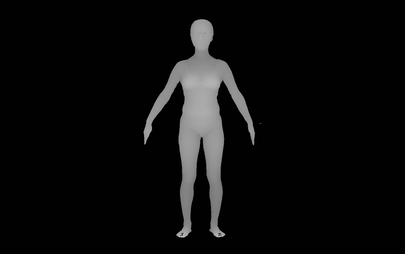
#> input picture test2/DepthMap/여_정면/DepthMap0.bmp, 405 x 254 px, found by its file name
$ python fpfh_p2l.py
#> lines starting #> are read from the running program, lines starting #| are printed output that depends on the picture; after the words box and inside, x2 and y2 are one past the last pixel; in counts of white or black regions, pixels touching at a corner belong together
import numpy as np
import os
import cv2
import open3d as o3d
import copy
import json
from scipy.spatial import cKDTree
import importlib

def create_mask_from_depth(depth_map, threshold_low=0.1, threshold_high=0.9):
    """
    깊이맵에서 이진 마스크를 생성합니다.

    Args:
        depth_map: 정규화된 깊이맵 (0-1 범위)
        threshold_low: 하한 임계값 (이 값 이하는 배경으로 간주)
        threshold_high: 상한 임계값 (이 값 이상은 노이즈로 간주)

    Returns:
        이진 마스크 (True: 유효한 영역, False: 배경/노이즈)
    """
    # 기본 임계값 적용
    mask = (depth_map > threshold_low) & (depth_map < threshold_high)

    # 모폴로지 연산으로 노이즈 제거
    kernel = cv2.getStructuringElement(cv2.MORPH_ELLIPSE, (5, 5))
    mask_uint8 = mask.astype(np.uint8) * 255

    # Opening (erosion followed by dilation) - 작은 노이즈 제거
    mask_uint8 = cv2.morphologyEx(mask_uint8, cv2.MORPH_OPEN, kernel)

    # Closing (dilation followed by erosion) - 작은 구멍 채우기
    mask_uint8 = cv2.morphologyEx(mask_uint8, cv2.MORPH_CLOSE, kernel)

    # 가장 큰 연결 구성 요소만 유지 (주요 객체만 보존)
    num_labels, labels, stats, centroids = cv2.connectedComponentsWithStats(mask_uint8, connectivity=8)

    if num_labels > 1:  # 배경(0) 제외하고 다른 구성 요소가 있는 경우
        # 가장 큰 구성 요소 찾기 (배경 제외)
        largest_component = 1 + np.argmax(stats[1:, cv2.CC_STAT_AREA])
        mask_uint8 = (labels == largest_component).astype(np.uint8) * 255

    return mask_uint8 > 0

def remove_noise_from_pointcloud(pcd, method="statistical", verbose=True):
    """
    포인트 클라우드에서 이상치만 제거합니다.

    Args:
        pcd: Open3D PointCloud 객체
        method: 노이즈 제거 방법 ("statistical", "radius", "all")
        verbose: 로그 출력 여부

    Returns:
        이상치가 제거된 PointCloud 객체
    """
    if pcd is None or len(pcd.points) == 0:
        return pcd

    original_count = len(pcd.points)
    cleaned_pcd = pcd

    if method in ["statistical", "all"]:
        # Statistical Outlier Removal - 이상치만 제거 (매우 관대하게)
        # 각 포인트의 이웃들과의 거리 분포를 분석하여 극단적인 이상치만 제거
        cl, ind = cleaned_pcd.remove_statistical_outlier(
            nb_neighbors=10,  # 분석할 이웃 포인트 수 (더 적게)
            std_ratio=3.0     # 표준편차 배수 (매우 관대하게, 극단적 이상치만 제거)
        )
        cleaned_pcd = cl
        if verbose:
            stat_removed = original_count - len(cleaned_pcd.points)
            print(f"  Statistical outlier removal: {stat_removed}개 극단적 이상치 제거")

    # Radius Outlier Removal과 Voxel downsampling은 제거하여 이상치만 처리

    return cleaned_pcd

# [34 lines left out: function preprocess_for_icp, not called in this run]

def load_depth_map(file_path):
    # PIL을 사용하여 이미지 로드
    from PIL import Image
    try:
        with Image.open(file_path) as img:
            depth_map = np.array(img)
            if len(depth_map.shape) > 2:  # Convert RGB to grayscale if needed
                depth_map = np.mean(depth_map, axis=2).astype(np.uint8)

            # 정사각형으로 자르기
            height, width = depth_map.shape
            size = min(height, width)

            # 중앙 기준으로 자르기
            start_y = (height - size) // 2
            start_x = (width - size) // 2
            depth_map = depth_map[start_y:start_y+size, start_x:start_x+size]

            return depth_map.astype(np.float32) / 255.0  # Normalize to [0,1]
    except Exception as e:
        print(f"Failed to load: {file_path}")
        print(f"Error: {str(e)}")
        return None

def create_point_cloud_from_depth(depth_map, view):
    if depth_map is None:
        return None

    # 마스크 생성
    mask = create_mask_from_depth(depth_map, threshold_low=0.2, threshold_high=0.95)

    size = depth_map.shape[0]  # 정사각형이므로 한 변의 길이만 필요
    y, x = np.mgrid[0:size, 0:size]

    # 포인트 수를 줄이기 위해 다운샘플링
    step = 1
    x = x[::step, ::step]
    y = y[::step, ::step]
    depth_map = depth_map[::step, ::step]
    mask = mask[::step, ::step]

    # 중심점 조정을 위한 오프셋 계산
    x = x - size/2
    y = y - size/2

    scale = 100  # 스케일 조정

    # 뷰에 따라 좌표 변환
    if view == "front":
        points = np.stack([x, -y, depth_map * scale], axis=-1)
    elif view == "right":
        points = np.stack([depth_map * scale * 2.5, -y, -x], axis=-1)  # 우측 깊이 2배
    elif view == "left":
        points = np.stack([-depth_map * scale * 2.5, -y, x], axis=-1)  # 좌측 깊이 2배
    elif view == "back":
        points = np.stack([-x, -y, -depth_map * scale], axis=-1)

    # 마스크를 적용하여 유효한 포인트만 선택
    valid_points = points[mask]

    # 추가적으로 깊이 임계값도 적용 (마스크와 함께 사용)
    valid_depths = depth_map[mask]
    depth_threshold = 0.01
    final_valid_mask = valid_depths > depth_threshold
    valid_points = valid_points[final_valid_mask]

    print(f"{view} 뷰: 마스크 적용 전 {np.sum(mask)} 포인트, 적용 후 {len(valid_points)} 포인트")

    # 너무 많은 포인트가 있는 경우 추가 다운샘플링
    if len(valid_points) > 100000:
        indices = np.random.choice(len(valid_points), 100000, replace=False)
        valid_points = valid_points[indices]

    # 포인트가 너무 적으면 None 반환
    if len(valid_points) < 100:
        print(f"경고: {view} 뷰의 유효한 포인트가 너무 적습니다 ({len(valid_points)}개)")
        return None

    # Open3D 포인트 클라우드 생성
    pcd = o3d.geometry.PointCloud()
    pcd.points = o3d.utility.Vector3dVector(valid_points)

    colors = {
        "front": [1, 0, 0],  # 빨간색
        "right": [0, 1, 0],  # 초록색
        "left": [0, 0, 1],   # 파란색
        "back": [1, 1, 0]    # 노란색
    }

    pcd.paint_uniform_color(colors[view])

    # 이상치 제거만 적용 (매우 보수적)
    print(f"  {view} 뷰 이상치 제거 시작...")
    # 극단적인 이상치만 제거
    if len(valid_points) > 500:  # 포인트가 충분할 때만 이상치 제거
        pcd = remove_noise_from_pointcloud(pcd, method="statistical", verbose=True)
    else:
        print(f"  포인트가 적어 이상치 제거 생략: {len(valid_points)}개")

    return pcd

# [548 lines left out: functions align_point_clouds, compute_fpfh, global_registration_fpfh_ransac, multi_scale_icp, _get_centroid, _clamp_rotation and 5 more, not called in this run]

def process_depth_maps(views_dict, debug_save=True, debug_dir="output/debug"):
    """뎁스맵 처리 및 포인트 클라우드 생성"""
    point_clouds = {}

    for view_name, file_path in views_dict.items():
        print(f"\n{view_name} 뷰 처리 중...")
        depth_map = load_depth_map(file_path)

        if depth_map is not None:
            # 디버깅을 위해 마스크 저장
            if debug_save:
                mask = create_mask_from_depth(depth_map, threshold_low=0.2, threshold_high=0.95)

                os.makedirs(debug_dir, exist_ok=True)
                mask_path = os.path.join(debug_dir, f"{view_name}_mask.png")
                cv2.imwrite(mask_path, (mask * 255).astype(np.uint8))
                print(f"마스크 저장됨: {mask_path}")

            pcd = create_point_cloud_from_depth(depth_map, view_name)
            if pcd is not None:
                # 법선 벡터 계산
                pcd.estimate_normals(search_param=o3d.geometry.KDTreeSearchParamHybrid(radius=5, max_nn=30))
                point_clouds[view_name] = pcd

    return point_clouds


# [181 lines left out: functions align_point_clouds_all, merge_and_clean_pointclouds, save_mesh_files, visualize_results, not called in this run]


def main():
    """메인 실행 함수"""
    print("="*60)
    print("     Point-to-Plane ICP 기반 3D 신체 모델 생성 시스템")
    print("="*60)

    # 입력 이미지 경로 설정
    views = {
        "front": r"D:\Lab2\--final_3D_Body--\3D_Body_Posture_Analysis\test2\DepthMap\여_정면\DepthMap0.bmp",
        "right": r"D:\Lab2\--final_3D_Body--\3D_Body_Posture_Analysis\test2\DepthMap\여_R\DepthMap0.bmp",
        "left": r"D:\Lab2\--final_3D_Body--\3D_Body_Posture_Analysis\test2\DepthMap\여_L\DepthMap0.bmp",
        "back": r"D:\Lab2\--final_3D_Body--\3D_Body_Posture_Analysis\test2\DepthMap\여_후면\DepthMap0.bmp"
    }

    try:
        # 현재 스크립트의 디렉토리를 기준으로 절대 경로 설정
        script_dir = os.path.dirname(os.path.abspath(__file__))
        output_dir = os.path.join(script_dir, "output", "3d_models")
        debug_dir = os.path.join(script_dir, "output", "debug")

        # 디렉토리 생성
        os.makedirs(output_dir, exist_ok=True)
        os.makedirs(debug_dir, exist_ok=True)

        print(f"\n[출력 경로 설정]")
        print(f"3D 모델 저장 경로: {output_dir}")
        print(f"디버그 파일 경로: {debug_dir}")

        # 1단계: 뎁스맵 처리 및 포인트 클라우드 생성
        point_clouds = process_depth_maps(views, debug_save=True, debug_dir=debug_dir)
#> in load_depth_map, img is the input picture: PIL image 405x254 RGB; min 0, max 208, mean 12.2
#> in load_depth_map, `depth_map = depth_map[start_y:start_y+size, start_x:start_x+size]`:
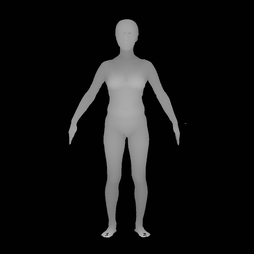
#> depth_map: shape (254, 254); min 0, max 208, mean 18.9
#> in create_mask_from_depth, `mask = (depth_map > threshold_low) & (depth_map < threshold_high)`:
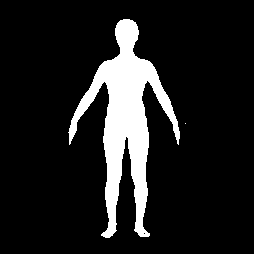
#> mask: shape (254, 254) bool; 12.4% white; 2 white regions (1 under 20 px), largest, box (x1, y1, x2, y2) and area: (68, 19, 180, 238) 7985
#> in create_mask_from_depth, `mask_uint8 = cv2.morphologyEx(mask_uint8, cv2.MORPH_OPEN, kernel)`: mask_uint8: shape (254, 254); 12.3% white; 1 white region, box (x1, y1, x2, y2) and area: (69, 19, 180, 238) 7923
#> in create_mask_from_depth, `mask_uint8 = cv2.morphologyEx(mask_uint8, cv2.MORPH_CLOSE, kernel)`:
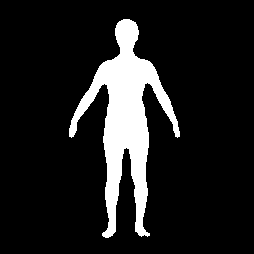
#> mask_uint8: shape (254, 254); 12.4% white; 1 white region, box (x1, y1, x2, y2) and area: (69, 19, 180, 238) 7970
#> in create_mask_from_depth, `num_labels, labels, stats, centroids = cv2.connectedComponentsWithStat..`: num_labels = 2; stats = [[0, 0, 254, 254, 56546], [69, 19, 111, 219, 7970]]; centroids = [[126.6, 127.5], [125.4, 119.5]]
#> in create_mask_from_depth, `largest_component = 1 + np.argmax(stats[1:, cv2.CC_STAT_AREA])`: largest_component = 1
#> in create_point_cloud_from_depth, `points = np.stack([x, -y, depth_map * scale], axis=-1)`:
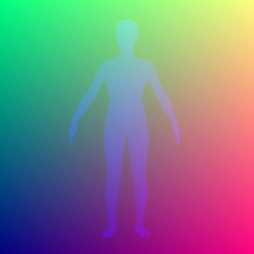
#> points: shape (254, 254, 3) float64; mean of channels 0, 1, 2 -0.5, 0.5, 7.4; drawn with min black and max white
#> in create_point_cloud_from_depth, `valid_depths = depth_map[mask]`: valid_depths = 7970 values, max 0.816 at index 7960, min 0 at index 2071, mean 0.563
#| front 뷰: 마스크 적용 전 7970 포인트, 적용 후 7948 포인트

        if not point_clouds:
            print("포인트 클라우드 생성 실패. 프로그램을 종료합니다.")
            return

        # 2단계: Point-to-Plane ICP 기반 포인트 클라우드 정렬
        aligned_clouds = align_point_clouds_all(point_clouds)

        # 3단계: 포인트 클라우드 병합 및 정리
        merged_cloud = merge_and_clean_pointclouds(aligned_clouds)

        # 4단계: 메시 생성
        print("\n=== 메시 생성 ===")
        print("포인트 클라우드를 고품질 메시로 변환 중...")
        mesh = create_mesh_from_pointcloud(merged_cloud)

        # 5단계: 메시 저장
        if mesh is not None:
            saved_files = save_mesh_files(mesh, output_dir, "body_mesh_p2p_icp")
            print(f"\n총 {len(saved_files)}개 파일이 저장되었습니다.")

        # 6단계: 결과 시각화
        visualize_results(merged_cloud, mesh)

        print("\n="*30)
        print("     3D 모델 생성이 완료되었습니다!")
        print("="*30)

    except Exception as e:
        print(f"\n오류 발생: {e}")
        import traceback
        traceback.print_exc()


def visualize_3d_pose():
    """하위 호환성을 위한 래퍼 함수"""
    main()


if __name__ == "__main__":
    main()
